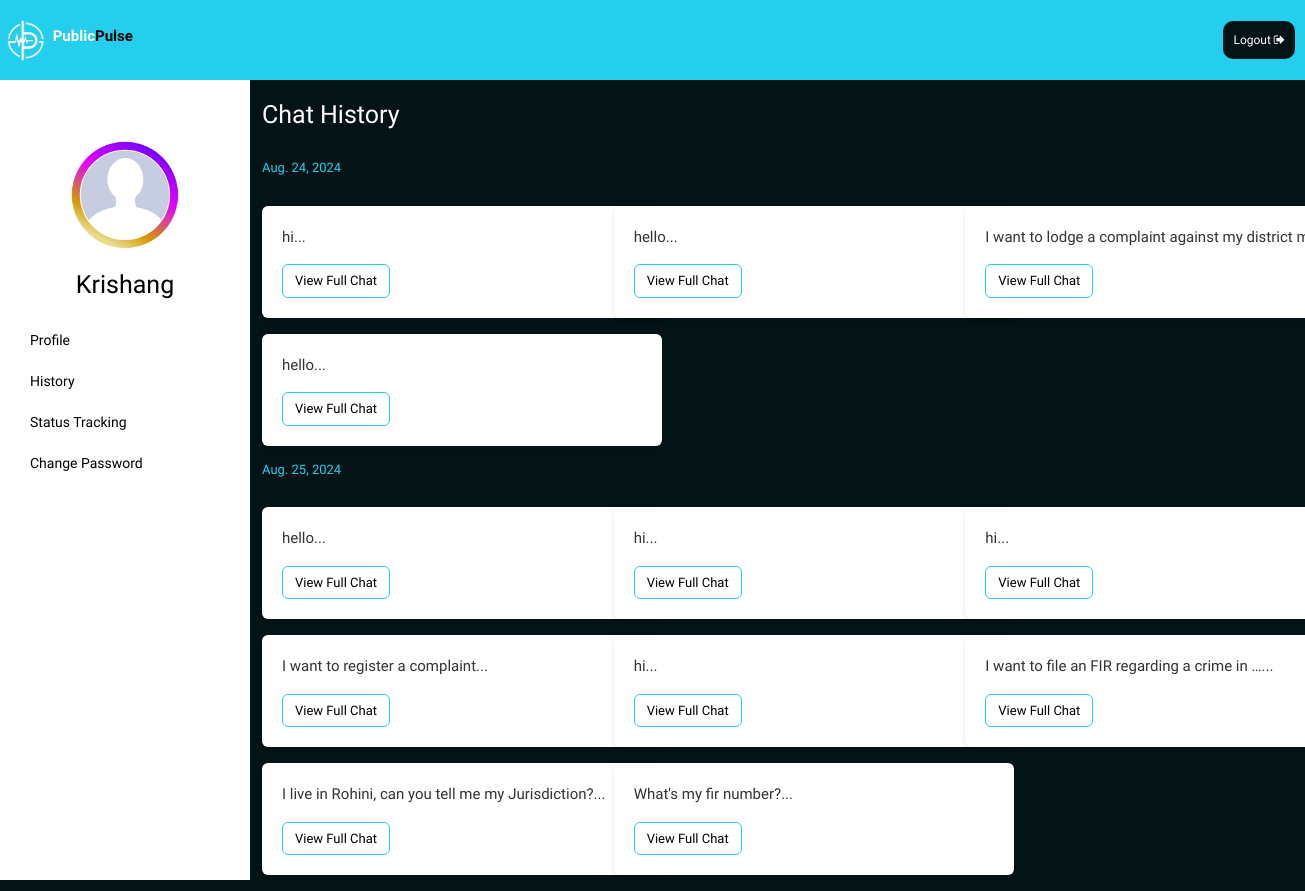
The app's page /chatbot/chat_history (signed in) with its own data.
### chatbot/models.py (models this page shows, shortened)
class Chat(models.Model):
    STATUS_CHOICES=(
        ('new', 'New'),
        ('resolved', 'Resolved'),
        ('pending', 'Pending'),
    )
    CATEGORY_CHOICES=[
        ('Transport', 'Transport'),
        ('Education', 'Education'),
        ('Security', 'Security'),
        ('Public Service', 'Public Service'),
        ('Sanitation', 'Sanitation'),
        ('Environment', 'Environment'),
        ('Health', 'Health'),
        ('Services', 'Services'),
        ('Housing', 'Housing'),
        ('Infractructure', 'Infractructure'),
        ('Jobs', 'Jobs'),
        ('Sports', 'Sports')
    ]
    user=models.ForeignKey(User, on_delete=models.CASCADE)
    message=models.TextField()
    category=models.CharField(max_length=100, choices=CATEGORY_CHOICES)
    response=models.TextField(default="I am sorry. I dont understand your question")
    created_at=models.DateTimeField(auto_now_add=True)
    status=models.CharField(max_length=10, choices=STATUS_CHOICES, null=True, blank=True )
    resolved_at = models.DateTimeField(null=True, blank=True)
    sentiment_score = models.FloatField(null=True, blank=True)
    classification=models.CharField(max_length=100, blank=True, null=True)

### chatbot/views.py (the view)
# urls.py: path('chat_history', views.chat_history, name='chat_history'),
def chat_history(request):
    messages = Chat.objects.filter(user=request.user).order_by('created_at')
    grouped_messages = {}
    for message in messages:
        message_date = message.created_at.date()
        if message_date not in grouped_messages:
            grouped_messages[message_date] = [message]
        else:
            grouped_messages[message_date].append(message)
    return render(request, 'user/history.html', {'grouped_messages': grouped_messages})

### templates/user/history.html (shortened to what this page needs)
{% extends 'base.html' %}
{% block content %}
{% load static %}
<link rel="stylesheet" type="text/css" href="{% static 'profile.css' %}">
<link href="https://stackpath.bootstrapcdn.com/bootstrap/4.5.2/css/bootstrap.min.css" rel="stylesheet">
<div class="header">
    <div class="logo">
        <img src="{% static 'Images/publicpulselogo.png' %}"/>
        <a href="/">
            <h4>Public<span>Pulse</span></h4>
        </a>
    </div>
    <a href="logout" class="logout-link">Logout <i class="fa fa-sign-out" aria-hidden="true"></i></a>
</div>
<div class="user-history">
    <div class="profile">
        <div class="sidebar">
            <div class="profile-picture">
                {% if user.is_authenticated %}
                <img src="{% static 'Images/placeholder.jpg' %}" alt="user">
                <h4>{{user.username}}</h4>
                {%endif%}
            </div>
            <a href="user_profile">Profile</a>
            <a href="chat_history">History</a>
            <a href="status_tracking">Status Tracking</a>
            <a href="change-password">Change Password</a>
        </div>
    </div>
    <div class=" history container">
        <h2>Chat History</h2>
        {% for date, messages in grouped_messages.items %}
            <h2 class="date">{{ date }}</h2>
            <div class="row">
                {% for message in messages %}
                    <div class="col-md-4 mb-3">
                        <div class="card">
                            <div class="card-body">
                                <p class="card-text">{{ message.message|truncatewords:10 }}...</p>
                                <button type="button" class="btn" data-toggle="modal" data-target="#chatModal{{ forloop.parentloop.counter }}{{ forloop.counter }}">View Full Chat</button>
                            </div>
                        </div>
                    </div>
                {% endfor %}
            </div>
        {% endfor %}
    </div>
    </div>
{% endblock %}

### static/styles.css (style rules this page uses)
* { margin: 0; }
h2 { font-size: 25px !important; }
body, html { background-color: #041416 !important; font-family: "Inknut Antiqua" !important; }
.logo { width: 100px; height: 100px; }
.how-it-works h4,p { margin-top: 30px; }
.logout-link { color: black; background-color: #24CFED; padding: 5px; border-radius: 10px; font-size: 12px; text-decoration: none; }

### static/profile.css (style rules this page uses)
* { margin: 0; padding: 0; box-sizing: border-box; }
body, html { background-color: #041416 !important; font-family: "Inknut Antiqua" !important; }
.header { background-color: #24CFED; color: #ffffff; width: 100%; height: 80px; padding: 0; margin: 0; display: flex; justify-content: space-between; align-items: center; }
.header .logout-link { background-color: #041416; text-align: center; margin-right: 10px; color: white; padding: 10px; }
.logo { display: flex; justify-content: center; align-items: center; width: 10%; height: 80px; }
img { width: 55px; height: 55px; }
.logo h4 { font-size: 15px; font-weight: bold; }
.logo span { color: black; }
.logo a { text-decoration: none; color: white; }
.profile { display: flex; }
.sidebar { width: 250px; background-color: white; color: black; height: 100vh; padding: 20px; }
.sidebar a { color: black; text-decoration: none; display: block; padding: 10px; font-size: 14px; }
.profile-content h1, p { color: white; }
.profile-picture { text-align: center; margin-top: 20px; margin-bottom: 20px; }
.profile-picture img { width: 150px; height: 150px; }
.profile-picture h4 { font-size: 25px; }
.user-history { display: flex; justify-content: center; }
.history { padding-top: 20px; flex-grow: 1; margin-left: 50px; }
.history h2 { color: white; font-size: 15px; margin-bottom: 30px; }
.history .date { color: #24CFED !important; font-size: 13px !important; }
.history .card { box-shadow: 0 2px 4px rgba(0,0,0,0.1); border: none; width: 400px; }
.history .card-body { padding: 20px; }
.history .card-text { font-size: 15px; color: #333; font-family: 'Tiro Telugu'; }
.history .btn { background-color: transparent; border-color: #24CFED; color: black; font-size: 13px; }
.user-history .sidebar a { text-decoration: none !important; }

### records on screen
Chat: created_at "Aug. 24, 2024", message "hi"
Chat: message "hello"
Chat: message "I want to lodge a complaint against my district…"
Chat: message "hello"
Chat: created_at "Aug. 25, 2024", message "hello"
Chat: message "hi"
Chat: message "hi"
Chat: message "I want to register a complaint"
Chat: message "hi"
Chat: message "I want to file an FIR regarding a crime in …"
Chat: message "I live in Rohini, can you tell me my Jurisdiction?"
Chat: message "What's my fir number?"

### other values on screen
{{ user.username }} "Krishang"
